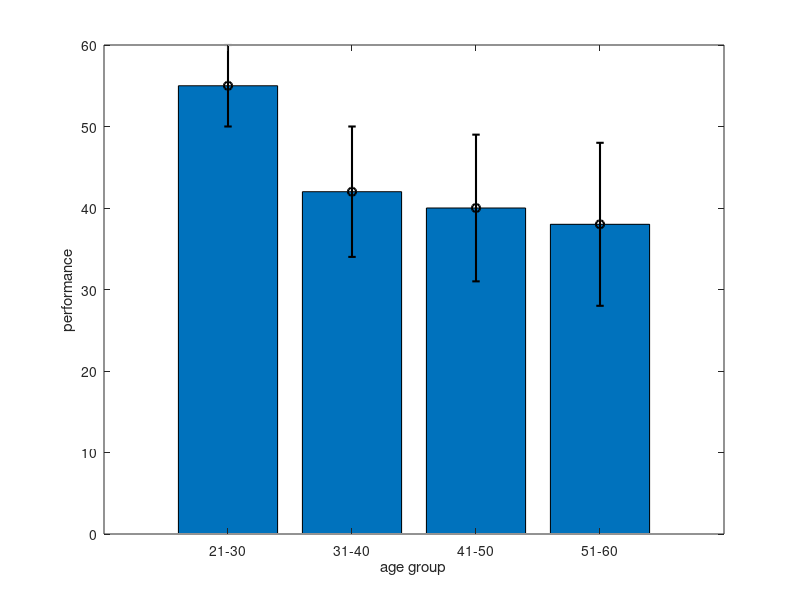

This figure's MATLAB source:
%BarGraphs
Y = [ 55 71; ...
      42 67;...
      40 60;...
      38 57 ];
 %Suppose we have data organized in matrix
 %Performance in before, and after training
 %Want to visual performance levels with bar graph
 bar (Y(:,1), 'r')
 % r ,makes it red. 
 % want to visualize both data series in bar graphs
 
 clf
 bar (Y)
 %Matlab visualizes first column and second column, and gives different
 %columns to different data series
 %want to give column extra labels
 xticks (1:4);
 xticklabels({'21-30', '31-40', '41-50', '51-60'});
 %Ticks exactly at 1-4, labels instead of arbitrary of 1-4
 legend({'before training','after training'});
 xlabel ('performance');
 %to change this make bar (Y) into bar(h) to make it horizontally
 clf
 barh (Y);
 yticks (1:4);
 yticklabels({'21-30','31-40','41-50','51-60'});
 xlabel('performance');
 ylabel('age group');
 legend({'before training','after training'});
 
 %Make some changes to the y-ticks, now want labels to be organized
 %vertically. 
 
 %Say you want to combine bar graph with some matlab plot
 
 clf
 figure(1);clf;
 bar(Y(:,1));
 xticks(1:4);
 xticklabels({'21-30','31-40','41-50','51-60'});
 xlabel('age group');
 ylabel('performance');
 
 hold on;
%single data series, want to add error bars, suppose I have some data.
e1 = [5 8 9 10]
h = errorbar( 1:4, Y(:,1), e1, 'ko');
set (h, 'linewidth', 1.5);
%hold on function between two graphs
